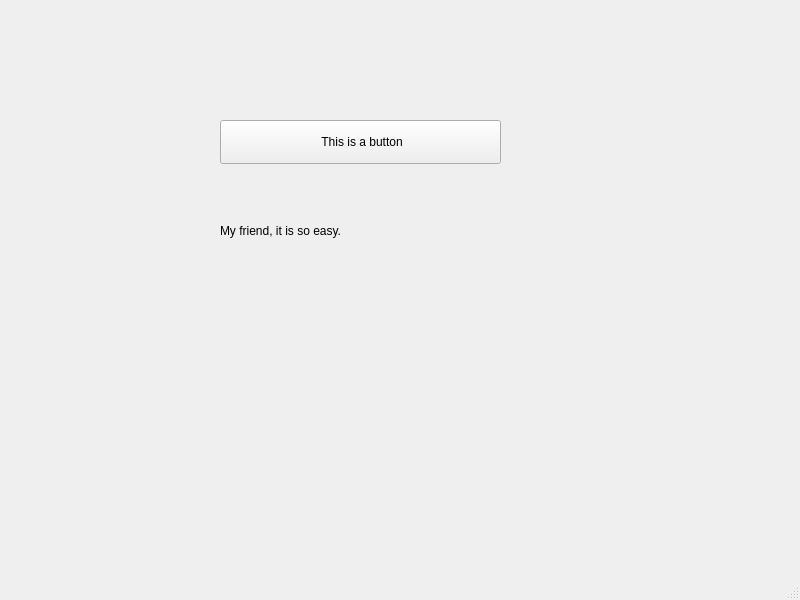
<?xml version="1.0" encoding="UTF-8"?>
<ui version="4.0">
 <class>MainWindow</class>
 <widget class="QMainWindow" name="MainWindow">
  <property name="geometry">
   <rect>
    <x>0</x>
    <y>0</y>
    <width>800</width>
    <height>600</height>
   </rect>
  </property>
  <property name="windowTitle">
   <string>MainWindow</string>
  </property>
  <widget class="QWidget" name="centralwidget">
   <widget class="QPushButton" name="pushButton">
    <property name="geometry">
     <rect>
      <x>220</x>
      <y>120</y>
      <width>281</width>
      <height>44</height>
     </rect>
    </property>
    <property name="sizePolicy">
     <sizepolicy hsizetype="Preferred" vsizetype="Fixed">
      <horstretch>0</horstretch>
      <verstretch>0</verstretch>
     </sizepolicy>
    </property>
    <property name="text">
     <string> This is a button</string>
    </property>
   </widget>
   <widget class="QLabel" name="label">
    <property name="geometry">
     <rect>
      <x>220</x>
      <y>170</y>
      <width>301</width>
      <height>121</height>
     </rect>
    </property>
    <property name="text">
     <string>My friend, it is so easy.</string>
    </property>
   </widget>
  </widget>
  <widget class="QMenuBar" name="menubar">
   <property name="geometry">
    <rect>
     <x>0</x>
     <y>0</y>
     <width>800</width>
     <height>34</height>
    </rect>
   </property>
  </widget>
  <widget class="QStatusBar" name="statusbar"/>
 </widget>
 <resources/>
 <connections/>
</ui>
